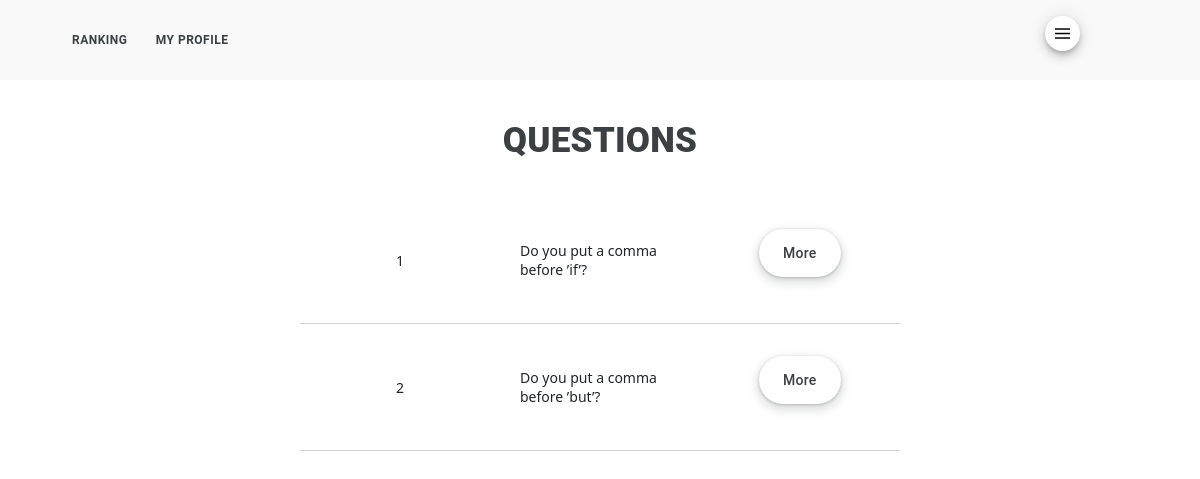
The page /display_questions (signed in) on the database as committed earlier.
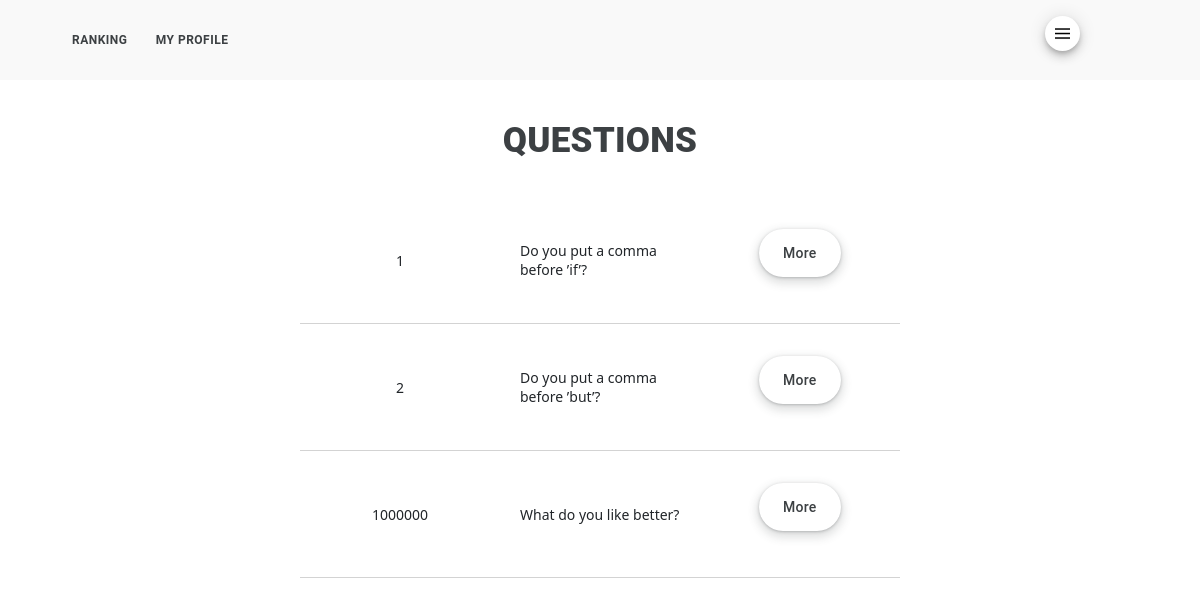
The same page on the database as committed later.
### nieszkolni_app/models.py (models this page shows)
class Question(models.Model):
    question_id = models.IntegerField(default=0, primary_key=True)
    description = models.CharField(max_length=200, default="")
    question = models.CharField(max_length=200, default="")
    answer_a = models.CharField(max_length=200, default="")
    answer_b = models.CharField(max_length=200, default="")
    answer_c = models.CharField(max_length=200, default="")
    answer_d = models.CharField(max_length=200, default="")
    correct_answer = models.CharField(max_length=200, default="")
    question_type = models.CharField(max_length=200, default="")

### nieszkolni_app/views.py (the view, shortened to what this page needs)
# urls.py: path('display_questions', views.display_questions, name="display_questions"),
@staff_member_required
def display_questions(request):
    if request.user.is_authenticated:
        first_name = request.user.first_name
        last_name = request.user.last_name
        current_user = first_name + " " + last_name
        questions = QuizManager().display_questions()
        return render(request, "display_questions.html", {
            "questions": questions
            })

### nieszkolni_folder/quiz_manager.py (called while the page is built)
    def display_questions(self):
        with connection.cursor() as cursor:
            cursor.execute(f'''
                SELECT
                description,
                question,
                answer_a,
                answer_b,
                answer_c,
                answer_d,
                correct_answer,
                question_type,
                question_id
                FROM nieszkolni_app_question
                ''')
            questions = cursor.fetchall()
            return questions

### nieszkolni_app/templates/display_questions.html (shortened to what this page needs)
{% extends 'base.html' %}
{% block 'content' %}
<h1>QUESTIONS</h1>
<table>
	{% for question in questions %}
		<tr class="font">
			<td>{{ question.8 }}</td>
			<td class="td_sentences">{{ question.1 }}</td>
			<td>
				<form action="{% url 'display_questions' %}"  method="POST">
					  <div class="flex-parent jc-center">
					    	<button type="submit" class="button_main" name="action_on_question" value="more">More</button>
					  </div>
				</form>
			</td>
		</tr>
	{% endfor %}
</table>
{% include 'footer.html' %}
{% endblock %}

Rows that differ between the two databases and show on the page:
added Question: question_id "1000000", question "What do you like better?"
